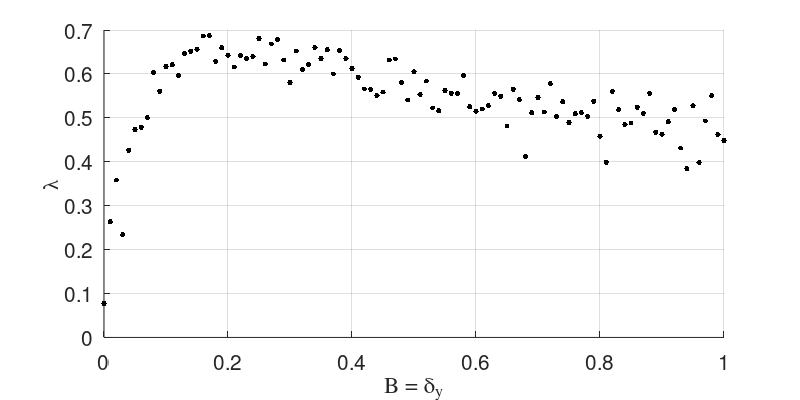
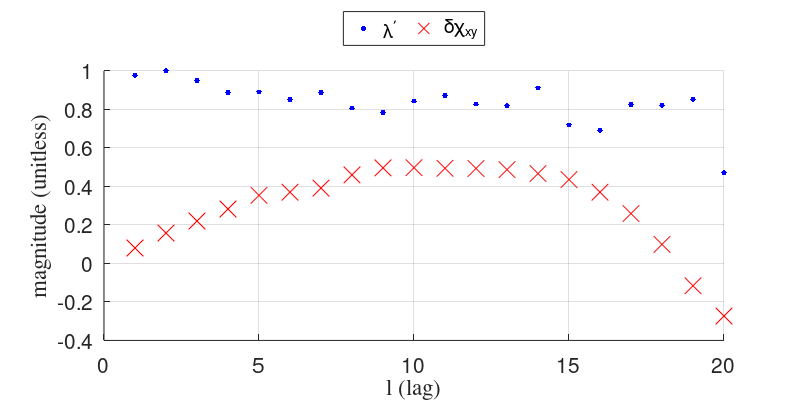

Write the MATLAB code that produced these figures, in order.
% B-dy plot
load ./SimpleCyclicExample_L41.mat

data = leans_stored;

% full color plot
% figure('Units', 'inches', ...
% 'Position', [0 0 8 4],...
% 'PaperPositionMode','auto');
% 
% hold on;
% cmap = colormap(flipud(gray(24)));
% 
% hImage1 = imagesc(xytol,B,data);
% set(gca,'YDir','normal');
% hold on;
%  
% [hCont2,hH2] = contour(xytol,B,data,...
%              [0.0 0.0],':r','LineWidth',2);
% % clabel(hCont2,hH2,'FontName','Times','FontSize', 15,'Color','r');         
%          
% xlim([0 1]);
% ylim([0 1]);
% axis square;
% % 
% % caxis([-0.8 0.8]);
% cbar = colorbar();
% set(cbar,'Visible','on');
% 
% hXLabel = xlabel('\delta_y');
% hYLabel = ylabel('B');
% 
% set([hXLabel, hYLabel],'FontName','Times');
% set([hXLabel, hYLabel],'FontSize', 15);
% 
% hSubtitle = title('');
% set(hSubtitle,'FontName','Times');
% set(hSubtitle,'FontSize', 15);
% set(gca,'fontsize',15);
% 
% hold off;
% print -depsc2 ./SimpleCyclicexample_Bdy.eps
% close;

% B = xytol plotting
tempX = zeros(1,length(B));
tempPnts = zeros(4,length(B));

for iter = 1:1:length(B),
    tempX(1,iter) = B(iter);
    tempPnts(1,iter) = leans_stored(iter,iter);
end;

figure('Units', 'inches', ...
'Position', [0 0 8 4],...
'PaperPositionMode','auto');

hold on;

hplt = plot(tempX,tempPnts(1,:),'k.','MarkerSize',12);
grid on;

hXLabel = xlabel('B = \delta_y');
hYLabel = ylabel('\lambda');

set([hXLabel, hYLabel],'FontName','Times');
set([hXLabel, hYLabel],'FontSize', 15);

% legend('L = 10','L = 50', 'L = 250', 'L = 1750');

% set(hSubtitle,'FontName','Times');
% set(hSubtitle,'FontSize', 15);
set(gca,'fontsize',15);

hold off;
print -depsc2 ./SimpleCyclicexample_Bxytol.eps
close;

% lag stem plot
% load ./SimpleCyclicExample_lags.mat
load ./SimpleCyclicExample_lagsB05.mat

templag = 20;
tempxcors = nan(templag+1,1);
tempxcors2 = nan(templag+1,1);
tempaxcors = nan(templag+1,1);
tempaycors = nan(templag+1,1);
normleans = nan(templag,1);
diffxcors = nan(templag+1,1);
for iter = 0:1:templag,
    tempxcors(iter+1,1) = corr(x(1,1:end-iter)',y(1,1+iter:end)');
    tempxcors2(iter+1,1) = corr(y(1,1:end-iter)',x(1,1+iter:end)');
    diffxcors(iter+1,1) = tempxcors(iter+1,1) - tempxcors2(iter+1,1);
    tempaxcors(iter+1,1) = corr(x(1,1:end-iter)',x(1,1+iter:end)');
    tempaycors(iter+1,1) = corr(y(1,1:end-iter)',y(1,1+iter:end)');
end;

for iter = 1:1:templag,
    normleans(iter,1) = leans_keep(iter)/max(leans_keep(1:templag));
end;

figure('Units', 'inches', ...
'Position', [0 0 8 4],...
'PaperPositionMode','auto');

hold on;

hplt = plot(lag(1:templag),normleans,'.b','MarkerSize',12);
%hplt2 = plot(1:1:templag,tempxcors(2:end),'xr','MarkerSize',12);
hplt3 = plot(1:1:templag,diffxcors(2:end),'xr','MarkerSize',12);

% hplt2 = stem(1:1:templag,tempaxcors(2:end),'r','MarkerSize',5);
% hplt3 = stem(1:1:templag,tempaycors(2:end),'g','MarkerSize',5);

grid on;

hXLabel = xlabel('l (lag)');
hYLabel = ylabel('magnitude (unitless)');

set([hXLabel, hYLabel],'FontName','Times');
set([hXLabel, hYLabel],'FontSize', 15);

legend('\lambda^\prime','\delta\chi_{xy}','Location','northoutside','Orientation','horizontal')

% set(hSubtitle,'FontName','Times');
% set(hSubtitle,'FontSize', 15);
set(gca,'fontsize',15);

hold off;
print -depsc2 ./SimpleCyclicexample_difflags.eps
close;

% lagged cross cor plot
% figure('Units', 'inches', ...
% 'Position', [0 0 8 4],...
% 'PaperPositionMode','auto');
% 
% hold on;
% 
% hplt = stem(0:1:templag,tempxcors,'MarkerSize',5);
% grid on;
% 
% hXLabel = xlabel('l');
% hYLabel = ylabel('c');
% 
% set([hXLabel, hYLabel],'FontName','Times');
% set([hXLabel, hYLabel],'FontSize', 15);
% 
% % set(hSubtitle,'FontName','Times');
% % set(hSubtitle,'FontSize', 15);
% set(gca,'fontsize',15);
% 
% hold off;
% print -depsc2 ./SimpleCyclicexample_lagcorr.eps
% close;